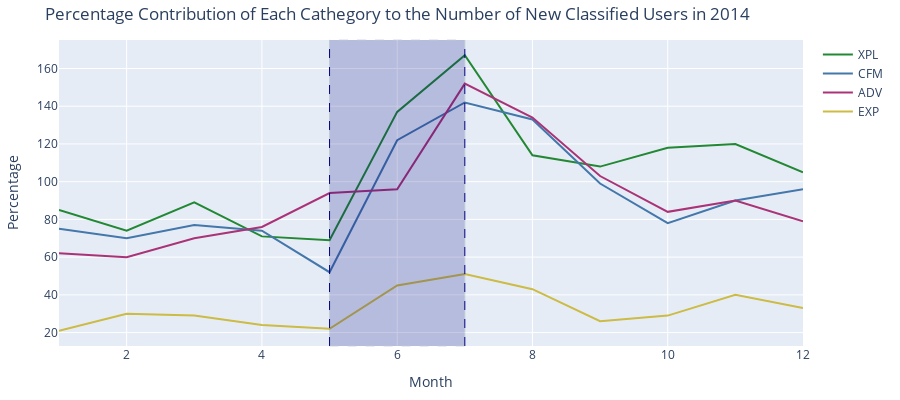

The notebook cell this image was saved under:
### Code cell
fig3 = go.Figure()

target_year=2014
for catname, df in n_by_month.items():
    df = df.loc[target_year]
    fig3.add_scatter(
        x=df.index,
        y=df["size"].values,
        name=catname,
        mode="lines",
        marker_color=CMAP[catname]
    )
    
fig3.update_layout(
    title_text="Percentage Contribution of Each Cathegory to the Number of New Classified Users in 2014",
    yaxis_title="Percentage",
    xaxis_title="Month",
    
    xaxis={'categoryorder':'array', 'categoryarray':all_years},
    
    barmode='stack',
    
    width=900, height=400,
    margin=dict(l=20, r=20, t=40, b=40),
    #plot_bgcolor="rgba(0,0,0,0)",
    #paper_bgcolor="rgba(0,0,0,0)"
    )

fig3.add_vline(x=5, line_width=1, line_dash="dash", line_color="navy")
fig3.add_vline(x=7, line_width=1, line_dash="dash", line_color="navy")
fig3.add_vrect(x0=5, x1=7, line_width=1, line_dash="dash", fillcolor="navy", opacity=0.2)

fig3.show()

### Figure 1 — Plotly figure (JSON) as saved in the notebook; plotly's stock layout.template omitted (floating-point values rounded to 4 significant figures)
{"data": [{"marker": {"color": "#228833"}, "mode": "lines", "name": "XPL", "type": "scatter", "x": [1, 2, 3, 4, 5, 6, 7, 8, 9, 10, 11, 12], "y": [85, 74, 89, 71, 69, 137, 167, 114, 108, 118, 120, 105]}, {"marker": {"color": "#4477AA"}, "mode": "lines", "name": "CFM", "type": "scatter", "x": [1, 2, 3, 4, 5, 6, 7, 8, 9, 10, 11, 12], "y": [75, 70, 77, 74, 52, 122, 142, 133, 99, 78, 90, 96]}, {"marker": {"color": "#AA3377"}, "mode": "lines", "name": "ADV", "type": "scatter", "x": [1, 2, 3, 4, 5, 6, 7, 8, 9, 10, 11, 12], "y": [62, 60, 70, 76, 94, 96, 152, 134, 103, 84, 90, 79]}, {"marker": {"color": "#CCBB44"}, "mode": "lines", "name": "EXP", "type": "scatter", "x": [1, 2, 3, 4, 5, 6, 7, 8, 9, 10, 11, 12], "y": [21, 30, 29, 24, 22, 45, 51, 43, 26, 29, 40, 33]}], "layout": {"barmode": "stack", "height": 400, "margin": {"b": 40, "l": 20, "r": 20, "t": 40}, "shapes": [{"line": {"color": "navy", "dash": "dash", "width": 1}, "type": "line", "x0": 5, "x1": 5, "xref": "x", "y0": 0, "y1": 1, "yref": "y domain"}, {"line": {"color": "navy", "dash": "dash", "width": 1}, "type": "line", "x0": 7, "x1": 7, "xref": "x", "y0": 0, "y1": 1, "yref": "y domain"}, {"fillcolor": "navy", "line": {"dash": "dash", "width": 1}, "opacity": 0.2, "type": "rect", "x0": 5, "x1": 7, "xref": "x", "y0": 0, "y1": 1, "yref": "y domain"}], "title": {"text": "Percentage Contribution of Each Cathegory to the Number of New Classified Users in 2014"}, "width": 900, "xaxis": {"categoryarray": [1996, 2000, 2001, 2002, 2003, 2004, 2005, 2006, 2007, 2008, 2009, 2010, 2011, 2012, 2013, 2014, 2015, 2016, 2017], "categoryorder": "array", "title": {"text": "Month"}}, "yaxis": {"title": {"text": "Percentage"}}}}
